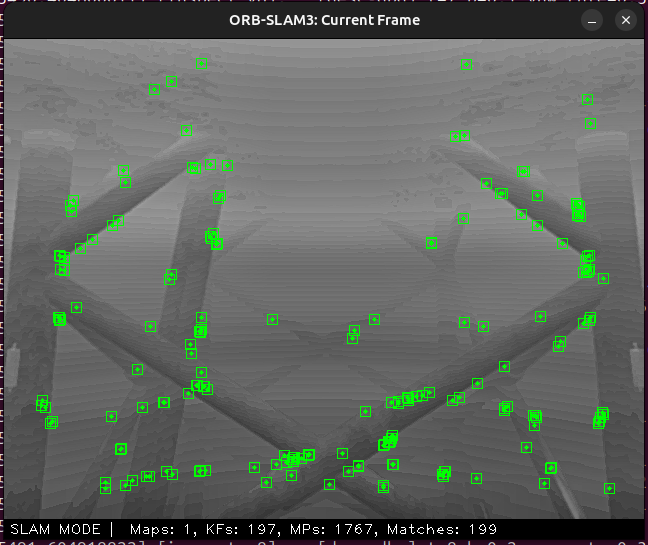
#> input picture docs/paper/stonefish_screens/orbslam3_current_frame.png, 648 x 545 px
$ python fig_orbslam.py
#> lines starting #> are read from the running program, lines starting #| are printed output that depends on the picture
### eval/pubstyle.py
#!/usr/bin/env python3
"""
Publication figure style for the paper.

The existing figures are diagnostic plots -- fine for deciding what happened,
wrong for a manuscript. Journal figures have constraints screen plots do not:

  VECTOR OUTPUT. Raster figures look soft in print and reviewers notice.
  Everything is written as PDF for LaTeX, with a PNG alongside for previewing.

  REAL COLUMN WIDTH. A figure authored at arbitrary size and then scaled into a
  column has text at the wrong size relative to the caption. Authoring at the
  true column width means 8 pt in the figure is 8 pt on the page.

  GRAYSCALE SURVIVAL. Readers print in black and white. The palette below passes
  CVD separation (checked: normal >=24, deuteranopia >=9.9, protanopia >=13.4 in
  OKLab x100) but its grayscale separation is only 0.045-0.135 in luminance, so
  colour alone cannot carry identity. Every series therefore also gets a distinct
  marker and linestyle, which is the same rule the accessibility pass asks for.

  RECESSIVE FURNITURE. Grid and axes are support, not data: thin, light, behind.
  Top and right spines removed. No boxed-and-shadowed legends.

Palette is the reference categorical set, slots taken in fixed order and not
recoloured per chart, so a series keeps its colour across every figure in the
paper.

Usage:
    from pubstyle import use, save, COL1, COL2, SERIES, MARKERS
    use()
    fig, ax = plt.subplots(figsize=(COL1, COL1 * 0.72))
    ...
    save(fig, 'eval/figures/task10_alloc')     # writes .pdf and .png
"""
import os

import matplotlib
matplotlib.use('Agg')
import matplotlib.pyplot as plt

# Journal column widths in inches. Most Elsevier/MDPI single columns sit near
# 3.5 in; double near 7.16 in. Author at these and do not rescale afterwards.
COL1, COL2 = 3.46, 7.16

# Reference categorical palette, fixed order. Do not cycle or reassign per chart.
SERIES = ['#2a78d6', '#eb6834', '#1baf7a', '#eda100', '#e87ba4', '#008300']
# Paired with the colours so identity survives grayscale printing.
MARKERS = ['o', 's', '^', 'D', 'v', 'P']
LINESTYLES = ['-', '--', '-.', ':', (0, (3, 1, 1, 1)), (0, (5, 1))]

INK = '#1a1a19'
INK_SECONDARY = '#52514e'
GRID = '#d8d7d2'


def use(base_fontsize=8):
    """Apply the publication rcParams. Call once before plotting."""
    plt.rcParams.update({
        'figure.dpi': 150,
        'savefig.dpi': 600,
        'savefig.bbox': 'tight',
        'savefig.pad_inches': 0.02,
        'pdf.fonttype': 42,          # embed TrueType, not Type 3 -- many
        'ps.fonttype': 42,           # journals reject Type 3 outright
        'font.family': 'sans-serif',
        'font.size': base_fontsize,
        'axes.titlesize': base_fontsize,
        'axes.labelsize': base_fontsize,
        'xtick.labelsize': base_fontsize - 1,
        'ytick.labelsize': base_fontsize - 1,
        'legend.fontsize': base_fontsize - 1,
        'axes.edgecolor': INK_SECONDARY,
        'axes.labelcolor': INK,
        'text.color': INK,
        'xtick.color': INK_SECONDARY,
        'ytick.color': INK_SECONDARY,
        'axes.linewidth': 0.6,
        'xtick.major.width': 0.6,
        'ytick.major.width': 0.6,
        'xtick.major.size': 2.5,
        'ytick.major.size': 2.5,
        'lines.linewidth': 1.2,
        'lines.markersize': 3.5,
        'axes.grid': True,
        'axes.grid.axis': 'y',
        'grid.color': GRID,
        'grid.linewidth': 0.5,
        'axes.axisbelow': True,       # grid behind the data, never over it
        'legend.frameon': False,
        'legend.handlelength': 1.6,
        'legend.columnspacing': 1.0,
        'legend.borderaxespad': 0.3,
        'figure.facecolor': 'white',
        'axes.facecolor': 'white',
    })


def despine(ax, keep=('left', 'bottom')):
    for side in ('top', 'right', 'left', 'bottom'):
        ax.spines[side].set_visible(side in keep)


def save(fig, stem, also_png=True):
    """Write <stem>.pdf (for LaTeX) and <stem>.png (for previewing)."""
    os.makedirs(os.path.dirname(stem) or '.', exist_ok=True)
    out = [f'{stem}.pdf']
    fig.savefig(out[0])
    if also_png:
        fig.savefig(f'{stem}.png')
        out.append(f'{stem}.png')
    plt.close(fig)
    return out


def use_journal(base_fontsize=8):
    """Manuscript style: what a journal figure actually looks like.

    `use()` above is clean but reads as a modern screen chart: sans-serif,
    open frame, grid. Print journals use a serif face metric-compatible with
    the body text (Times), a fully boxed frame with ticks pointing INTO the
    plot on all four sides, minor ticks, no grid, black ink, and thin lines.
    Additive: `use()` is untouched, so existing figures regenerate unchanged.

    Liberation Serif is a TrueType, Times-metric-compatible face, so it embeds
    as Type 42 as `use()` already requires; STIXGeneral ships with matplotlib
    as the fallback.
    """
    use(base_fontsize)
    plt.rcParams.update({
        'font.family': 'serif',
        'font.serif': ['Liberation Serif', 'STIXGeneral', 'DejaVu Serif'],
        'mathtext.fontset': 'stix',
        'axes.grid': False,
        'axes.edgecolor': 'black',
        'axes.labelcolor': 'black',
        'text.color': 'black',
        'xtick.color': 'black',
        'ytick.color': 'black',
        'xtick.direction': 'in',
        'ytick.direction': 'in',
        'xtick.top': True,
        'ytick.right': True,
        'xtick.minor.visible': True,
        'ytick.minor.visible': True,
        'xtick.major.size': 3.0,
        'ytick.major.size': 3.0,
        'xtick.minor.size': 1.5,
        'ytick.minor.size': 1.5,
        'axes.linewidth': 0.6,
        'lines.linewidth': 0.9,
        'font.size': base_fontsize,
        'axes.labelsize': base_fontsize,
        'xtick.labelsize': base_fontsize - 1,
        'ytick.labelsize': base_fontsize - 1,
        'legend.fontsize': base_fontsize - 1.5,
    })

### eval/fig_orbslam.py
#!/usr/bin/env python3
"""Figure: ORB-SLAM3 during a flight, two screenshots of its own viewer.

Inputs: docs/paper/stonefish_screens/orbslam3_current_frame.png and
orbslam3_map_viewer.png, taken by hand during a live run; no bag holds camera
images, so these are the only views of what the cameras saw.

Re-run: python3 eval/fig_orbslam.py
"""
import os
import sys

import numpy as np
from PIL import Image

HERE = os.path.dirname(os.path.abspath(__file__))
sys.path.insert(0, HERE)
import matplotlib.pyplot as plt
from pubstyle import use_journal, save, COL2

SRC = os.path.join(os.path.dirname(HERE), "docs", "paper", "stonefish_screens")
PANELS = [("orbslam3_current_frame.png", "(a) current frame, tracked features"),
          ("orbslam3_map_viewer.png", "(b) map and keyframe trajectory")]

use_journal()
ims = []
for fn, _ in PANELS:
    im = Image.open(os.path.join(SRC, fn)).convert("RGB")
    if fn.startswith("orbslam3_current"):
        im = im.crop((5, 32, im.width - 5, 537))         # drop the title bar, border and the terminal strip below
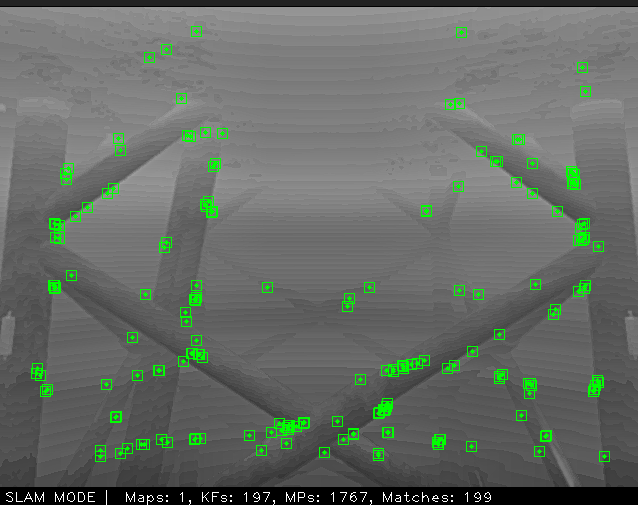
#> im: PIL image 638x505 RGB; mean R, G, B 101.5, 108.1, 101.5
    ims.append(np.asarray(im))
ratios = [a.shape[1] / a.shape[0] for a in ims]
#> ratios = [1.26, 0.945]
fig, axes = plt.subplots(1, 2, figsize=(COL2, COL2 / sum(ratios) + 0.35),
                         gridspec_kw=dict(width_ratios=ratios))
for ax, a, (_, ttl) in zip(axes, ims, PANELS):
    ax.imshow(a)
    ax.set_title(ttl, fontsize=7)
    ax.axis("off")
#> this loop made 2 passes
#> ttl on passes 1 to 2: '(a) current frame, tracked features', '(b) map and keyframe trajectory'
fig.tight_layout(pad=0.4)
save(fig, os.path.join(HERE, "figures", "fig_orbslam"))
#> in save, `fig.savefig(out[0])`:
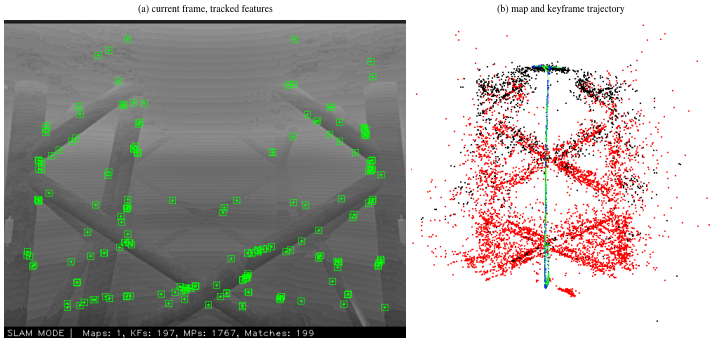
#> figure drawn by matplotlib, 2 panels
print("wrote eval/figures/fig_orbslam.{pdf,png}")
